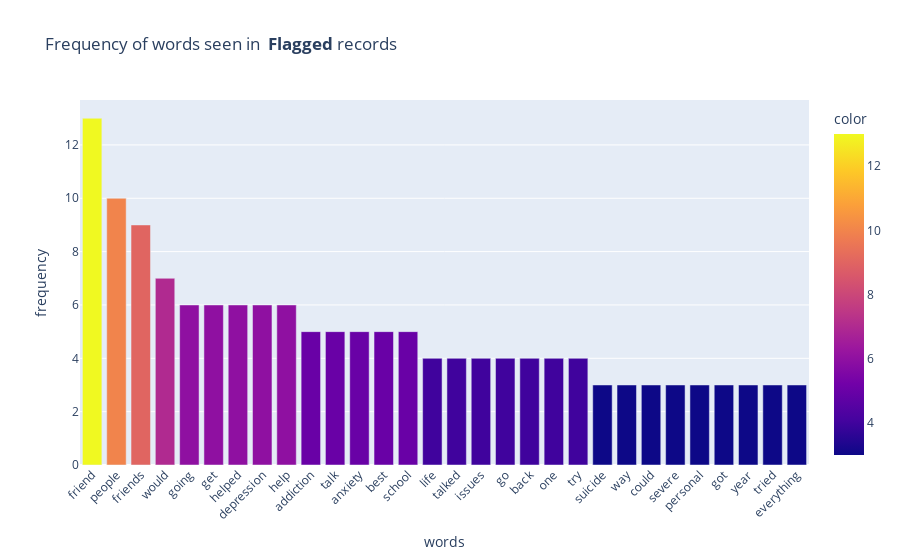

Source (notebook cell):
### Code cell
flagged_words_dict = count_words(df[df['class']=='flagged'].cleaned_word_list)

n = 30

words = [k for (k, v) in flagged_words_dict.items()][:n]
count = [v for (k, v) in flagged_words_dict.items()][:n]

fig = px.bar(x=words, y=count, color=count,
 title='Frequency of words seen in <b> Flagged </b>records', labels={'x': 'words', 'y': 'frequency'})
fig.update_xaxes(tickangle= -45)  
fig.show()

### Figure 1 — Plotly figure (JSON) as saved in the notebook; plotly's stock layout.template omitted (floating-point values rounded to 4 significant figures)
{"data": [{"alignmentgroup": "True", "hovertemplate": "words=%{x}<br>frequency=%{y}<br>color=%{marker.color}<extra></extra>", "legendgroup": "", "marker": {"color": [13, 10, 9, 7, 6, 6, 6, 6, 6, 5, 5, 5, 5, 5, 4, 4, 4, 4, 4, 4, 4, 3, 3, 3, 3, 3, 3, 3, 3, 3], "coloraxis": "coloraxis", "pattern": {"shape": ""}}, "name": "", "offsetgroup": "", "orientation": "v", "showlegend": false, "textposition": "auto", "type": "bar", "x": ["friend", "people", "friends", "would", "going", "get", "helped", "depression", "help", "addiction", "talk", "anxiety", "best", "school", "life", "talked", "issues", "go", "back", "one", "try", "suicide", "way", "could", "severe", "personal", "got", "year", "tried", "everything"], "xaxis": "x", "y": [13, 10, 9, 7, 6, 6, 6, 6, 6, 5, 5, 5, 5, 5, 4, 4, 4, 4, 4, 4, 4, 3, 3, 3, 3, 3, 3, 3, 3, 3], "yaxis": "y"}], "layout": {"barmode": "relative", "coloraxis": {"colorbar": {"title": {"text": "color"}}, "colorscale": [[0, "#0d0887"], [0.1111, "#46039f"], [0.2222, "#7201a8"], [0.3333, "#9c179e"], [0.4444, "#bd3786"], [0.5556, "#d8576b"], [0.6667, "#ed7953"], [0.7778, "#fb9f3a"], [0.8889, "#fdca26"], [1, "#f0f921"]]}, "legend": {"tracegroupgap": 0}, "title": {"text": "Frequency of words seen in <b> Flagged </b>records"}, "xaxis": {"anchor": "y", "domain": [0, 1], "tickangle": -45, "title": {"text": "words"}}, "yaxis": {"anchor": "x", "domain": [0, 1], "title": {"text": "frequency"}}}}
